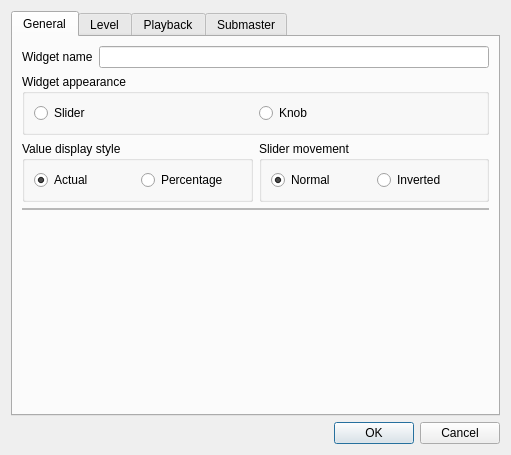
<?xml version="1.0" encoding="UTF-8"?>
<ui version="4.0">
 <class>VCSliderProperties</class>
 <widget class="QDialog" name="VCSliderProperties">
  <property name="geometry">
   <rect>
    <x>0</x>
    <y>0</y>
    <width>511</width>
    <height>455</height>
   </rect>
  </property>
  <property name="windowTitle">
   <string>Slider properties</string>
  </property>
  <layout class="QVBoxLayout">
   <item>
    <widget class="QTabWidget" name="tabWidget">
     <property name="toolTip">
      <string/>
     </property>
     <property name="currentIndex">
      <number>0</number>
     </property>
     <widget class="QWidget" name="General">
      <attribute name="title">
       <string>General</string>
      </attribute>
      <layout class="QGridLayout" name="gridLayout_2">
       <item row="3" column="0">
        <widget class="QGroupBox" name="m_valueGroup">
         <property name="title">
          <string>Value display style</string>
         </property>
         <layout class="QHBoxLayout" name="horizontalLayout_2">
          <item>
           <widget class="QRadioButton" name="m_valueExactRadio">
            <property name="toolTip">
             <string>Show exact DMX values</string>
            </property>
            <property name="text">
             <string>Actual</string>
            </property>
            <property name="checked">
             <bool>true</bool>
            </property>
           </widget>
          </item>
          <item>
           <widget class="QRadioButton" name="m_valuePercentageRadio">
            <property name="toolTip">
             <string>Show value as percentage</string>
            </property>
            <property name="text">
             <string>Percentage</string>
            </property>
           </widget>
          </item>
         </layout>
        </widget>
       </item>
       <item row="0" column="0" colspan="2">
        <layout class="QHBoxLayout">
         <item>
          <widget class="QLabel" name="m_nameLabel">
           <property name="text">
            <string>Widget name</string>
           </property>
          </widget>
         </item>
         <item>
          <widget class="QLineEdit" name="m_nameEdit">
           <property name="toolTip">
            <string>Name of the slider</string>
           </property>
          </widget>
         </item>
        </layout>
       </item>
       <item row="3" column="1">
        <widget class="QGroupBox" name="m_sliderMovementGroup">
         <property name="title">
          <string>Slider movement</string>
         </property>
         <layout class="QHBoxLayout" name="horizontalLayout_3">
          <item>
           <widget class="QRadioButton" name="m_sliderMovementNormalRadio">
            <property name="text">
             <string>Normal</string>
            </property>
            <property name="checked">
             <bool>true</bool>
            </property>
           </widget>
          </item>
          <item>
           <widget class="QRadioButton" name="m_sliderMovementInvertedRadio">
            <property name="text">
             <string>Inverted</string>
            </property>
           </widget>
          </item>
         </layout>
        </widget>
       </item>
       <item row="5" column="0" colspan="2">
        <spacer>
         <property name="orientation">
          <enum>Qt::Vertical</enum>
         </property>
         <property name="sizeHint" stdset="0">
          <size>
           <width>20</width>
           <height>40</height>
          </size>
         </property>
        </spacer>
       </item>
       <item row="1" column="0" colspan="2">
        <widget class="QGroupBox" name="groupBox">
         <property name="title">
          <string>Widget appearance</string>
         </property>
         <layout class="QHBoxLayout" name="horizontalLayout_6">
          <item>
           <widget class="QRadioButton" name="m_widgetSliderRadio">
            <property name="text">
             <string>Slider</string>
            </property>
            <property name="icon">
             <iconset resource="../qlcui.qrc">
              <normaloff>:/slider.png</normaloff>:/slider.png</iconset>
            </property>
            <property name="iconSize">
             <size>
              <width>32</width>
              <height>32</height>
             </size>
            </property>
           </widget>
          </item>
          <item>
           <widget class="QRadioButton" name="m_widgetKnobRadio">
            <property name="text">
             <string>Knob</string>
            </property>
            <property name="icon">
             <iconset resource="../qlcui.qrc">
              <normaloff>:/knob.png</normaloff>:/knob.png</iconset>
            </property>
            <property name="iconSize">
             <size>
              <width>32</width>
              <height>32</height>
             </size>
            </property>
           </widget>
          </item>
         </layout>
        </widget>
       </item>
       <item row="4" column="0" colspan="2">
        <widget class="QFrame" name="frame">
         <property name="frameShape">
          <enum>QFrame::StyledPanel</enum>
         </property>
         <property name="frameShadow">
          <enum>QFrame::Raised</enum>
         </property>
         <layout class="QVBoxLayout" name="verticalLayout_14">
          <property name="leftMargin">
           <number>0</number>
          </property>
          <property name="topMargin">
           <number>0</number>
          </property>
          <property name="rightMargin">
           <number>0</number>
          </property>
          <property name="bottomMargin">
           <number>0</number>
          </property>
          <item>
           <layout class="QVBoxLayout" name="m_extControlLayout"/>
          </item>
         </layout>
        </widget>
       </item>
      </layout>
     </widget>
     <widget class="QWidget" name="Level">
      <attribute name="title">
       <string>Level</string>
      </attribute>
      <layout class="QVBoxLayout" name="verticalLayout_2">
       <item>
        <widget class="QGroupBox" name="m_levelValueRangeGroup">
         <property name="title">
          <string>Value range</string>
         </property>
         <layout class="QHBoxLayout">
          <item>
           <widget class="QLabel" name="m_levelLowLimitLabel">
            <property name="text">
             <string>Low limit</string>
            </property>
           </widget>
          </item>
          <item>
           <widget class="QSpinBox" name="m_levelLowLimitSpin">
            <property name="toolTip">
             <string>Lowest DMX value that can be set with this slider</string>
            </property>
            <property name="maximum">
             <number>255</number>
            </property>
           </widget>
          </item>
          <item>
           <widget class="QLabel" name="m_levelHighLimitLabel">
            <property name="text">
             <string>High limit</string>
            </property>
           </widget>
          </item>
          <item>
           <widget class="QSpinBox" name="m_levelHighLimitSpin">
            <property name="toolTip">
             <string>Highest DMX value that can be set with this slider</string>
            </property>
            <property name="maximum">
             <number>255</number>
            </property>
            <property name="value">
             <number>255</number>
            </property>
           </widget>
          </item>
          <item>
           <spacer>
            <property name="orientation">
             <enum>Qt::Horizontal</enum>
            </property>
            <property name="sizeHint" stdset="0">
             <size>
              <width>40</width>
              <height>0</height>
             </size>
            </property>
           </spacer>
          </item>
          <item>
           <widget class="QPushButton" name="m_levelCapabilityButton">
            <property name="enabled">
             <bool>false</bool>
            </property>
            <property name="toolTip">
             <string>Set value range from the selected capability</string>
            </property>
            <property name="text">
             <string>From capability</string>
            </property>
           </widget>
          </item>
         </layout>
        </widget>
       </item>
       <item>
        <widget class="QTreeWidget" name="m_levelList">
         <property name="alternatingRowColors">
          <bool>true</bool>
         </property>
         <property name="selectionMode">
          <enum>QAbstractItemView::SingleSelection</enum>
         </property>
         <property name="allColumnsShowFocus">
          <bool>true</bool>
         </property>
         <column>
          <property name="text">
           <string>Name</string>
          </property>
         </column>
         <column>
          <property name="text">
           <string>Type</string>
          </property>
         </column>
         <column>
          <property name="text">
           <string>Range</string>
          </property>
         </column>
        </widget>
       </item>
       <item>
        <layout class="QHBoxLayout">
         <item>
          <widget class="QPushButton" name="m_levelAllButton">
           <property name="toolTip">
            <string>Select all channels</string>
           </property>
           <property name="text">
            <string>All</string>
           </property>
          </widget>
         </item>
         <item>
          <widget class="QPushButton" name="m_levelNoneButton">
           <property name="toolTip">
            <string>Unselect everything</string>
           </property>
           <property name="text">
            <string>None</string>
           </property>
          </widget>
         </item>
         <item>
          <widget class="QPushButton" name="m_levelInvertButton">
           <property name="toolTip">
            <string>Invert selection</string>
           </property>
           <property name="text">
            <string>Invert</string>
           </property>
          </widget>
         </item>
         <item>
          <spacer>
           <property name="orientation">
            <enum>Qt::Horizontal</enum>
           </property>
           <property name="sizeHint" stdset="0">
            <size>
             <width>40</width>
             <height>0</height>
            </size>
           </property>
          </spacer>
         </item>
         <item>
          <widget class="QPushButton" name="m_levelByGroupButton">
           <property name="toolTip">
            <string>Choose channels by channel group</string>
           </property>
           <property name="text">
            <string>By group...</string>
           </property>
          </widget>
         </item>
        </layout>
       </item>
       <item>
        <widget class="QCheckBox" name="m_monitorValuesCheck">
         <property name="text">
          <string>Monitor the selected channels and update the slider level</string>
         </property>
        </widget>
       </item>
       <item>
        <widget class="QGroupBox" name="m_clickngoGroup">
         <property name="sizePolicy">
          <sizepolicy hsizetype="Preferred" vsizetype="Minimum">
           <horstretch>0</horstretch>
           <verstretch>0</verstretch>
          </sizepolicy>
         </property>
         <property name="title">
          <string>Click &amp;&amp; Go</string>
         </property>
         <layout class="QHBoxLayout" name="horizontalLayout_4">
          <item>
           <widget class="QRadioButton" name="m_cngNoneCheck">
            <property name="text">
             <string>None</string>
            </property>
            <property name="checked">
             <bool>true</bool>
            </property>
           </widget>
          </item>
          <item>
           <widget class="QRadioButton" name="m_cngColorCheck">
            <property name="text">
             <string>Intensity</string>
            </property>
           </widget>
          </item>
          <item>
           <widget class="QRadioButton" name="m_cngRGBCheck">
            <property name="text">
             <string>RGB</string>
            </property>
           </widget>
          </item>
          <item>
           <widget class="QRadioButton" name="m_cngCMYCheck">
            <property name="text">
             <string>CMY</string>
            </property>
           </widget>
          </item>
          <item>
           <widget class="QRadioButton" name="m_cngPresetCheck">
            <property name="text">
             <string>Gobo/Effect/Macro</string>
            </property>
           </widget>
          </item>
         </layout>
        </widget>
       </item>
       <item>
        <spacer name="m_levelSpacer">
         <property name="orientation">
          <enum>Qt::Vertical</enum>
         </property>
         <property name="sizeHint" stdset="0">
          <size>
           <width>20</width>
           <height>0</height>
          </size>
         </property>
        </spacer>
       </item>
       <item>
        <widget class="QPushButton" name="m_switchToLevelModeButton">
         <property name="toolTip">
          <string>Make the slider control the level of a set of channels</string>
         </property>
         <property name="text">
          <string>Switch to Level Mode</string>
         </property>
        </widget>
       </item>
      </layout>
     </widget>
     <widget class="QWidget" name="Playback">
      <attribute name="title">
       <string>Playback</string>
      </attribute>
      <layout class="QVBoxLayout" name="verticalLayout">
       <item>
        <widget class="QGroupBox" name="m_playbackFunctionGroup">
         <property name="title">
          <string>Function</string>
         </property>
         <layout class="QHBoxLayout" name="horizontalLayout">
          <item>
           <widget class="QLineEdit" name="m_playbackFunctionEdit">
            <property name="toolTip">
             <string>Function that is attached to the slider</string>
            </property>
            <property name="readOnly">
             <bool>true</bool>
            </property>
           </widget>
          </item>
          <item>
           <widget class="QToolButton" name="m_attachPlaybackFunctionButton">
            <property name="toolTip">
             <string>Attach a function to the slider</string>
            </property>
            <property name="text">
             <string notr="true">...</string>
            </property>
            <property name="icon">
             <iconset resource="../qlcui.qrc">
              <normaloff>:/attach.png</normaloff>:/attach.png</iconset>
            </property>
            <property name="iconSize">
             <size>
              <width>32</width>
              <height>32</height>
             </size>
            </property>
           </widget>
          </item>
          <item>
           <widget class="QToolButton" name="m_detachPlaybackFunctionButton">
            <property name="toolTip">
             <string>Detach the current function from the slider</string>
            </property>
            <property name="text">
             <string notr="true">...</string>
            </property>
            <property name="icon">
             <iconset resource="../qlcui.qrc">
              <normaloff>:/detach.png</normaloff>:/detach.png</iconset>
            </property>
            <property name="iconSize">
             <size>
              <width>32</width>
              <height>32</height>
             </size>
            </property>
           </widget>
          </item>
         </layout>
        </widget>
       </item>
       <item>
        <spacer name="m_playbackSpacer">
         <property name="orientation">
          <enum>Qt::Vertical</enum>
         </property>
         <property name="sizeHint" stdset="0">
          <size>
           <width>20</width>
           <height>0</height>
          </size>
         </property>
        </spacer>
       </item>
       <item>
        <widget class="QPushButton" name="m_switchToPlaybackModeButton">
         <property name="toolTip">
          <string>Make the slider control a function</string>
         </property>
         <property name="text">
          <string>Switch to Playback Mode</string>
         </property>
        </widget>
       </item>
      </layout>
     </widget>
     <widget class="QWidget" name="tab">
      <attribute name="title">
       <string>Submaster</string>
      </attribute>
      <layout class="QVBoxLayout" name="verticalLayout_3">
       <item>
        <widget class="QLabel" name="m_submasterInfo">
         <property name="text">
          <string>Slider submaster mode is active</string>
         </property>
         <property name="alignment">
          <set>Qt::AlignCenter</set>
         </property>
        </widget>
       </item>
       <item>
        <spacer name="m_submasterSpacer">
         <property name="orientation">
          <enum>Qt::Vertical</enum>
         </property>
         <property name="sizeHint" stdset="0">
          <size>
           <width>20</width>
           <height>329</height>
          </size>
         </property>
        </spacer>
       </item>
       <item>
        <widget class="QPushButton" name="m_switchToSubmasterModeButton">
         <property name="toolTip">
          <string>Make the slider act as a submaster</string>
         </property>
         <property name="text">
          <string>Switch to Submaster Mode</string>
         </property>
        </widget>
       </item>
      </layout>
     </widget>
    </widget>
   </item>
   <item>
    <widget class="QDialogButtonBox" name="m_buttonBox">
     <property name="orientation">
      <enum>Qt::Horizontal</enum>
     </property>
     <property name="standardButtons">
      <set>QDialogButtonBox::Cancel|QDialogButtonBox::Ok</set>
     </property>
    </widget>
   </item>
  </layout>
 </widget>
 <resources>
  <include location="../qlcui.qrc"/>
  <include location="../qlcui.qrc"/>
 </resources>
 <connections>
  <connection>
   <sender>m_buttonBox</sender>
   <signal>accepted()</signal>
   <receiver>VCSliderProperties</receiver>
   <slot>accept()</slot>
   <hints>
    <hint type="sourcelabel">
     <x>257</x>
     <y>402</y>
    </hint>
    <hint type="destinationlabel">
     <x>157</x>
     <y>274</y>
    </hint>
   </hints>
  </connection>
  <connection>
   <sender>m_buttonBox</sender>
   <signal>rejected()</signal>
   <receiver>VCSliderProperties</receiver>
   <slot>reject()</slot>
   <hints>
    <hint type="sourcelabel">
     <x>325</x>
     <y>402</y>
    </hint>
    <hint type="destinationlabel">
     <x>286</x>
     <y>274</y>
    </hint>
   </hints>
  </connection>
 </connections>
</ui>
